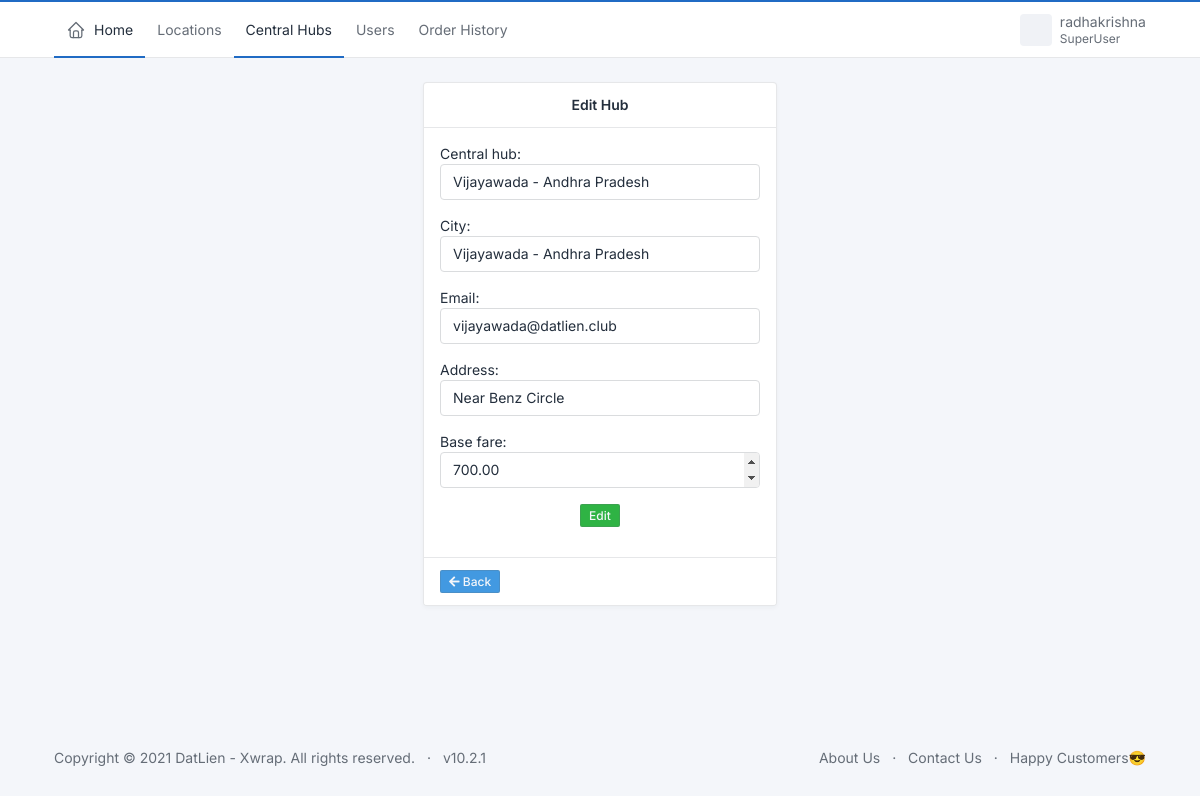
Screenshot of /datlien_admin/editHub/vijayawada (signed in) with the database file from the repository.
### datlien/models.py (models this page shows, shortened)
class Hub(RandomIDModel):
    central_hub = models.ForeignKey(CentralHub,on_delete=models.CASCADE,related_name='+')
    city = models.ForeignKey(City,on_delete=models.CASCADE,related_name='+')
    username = models.CharField(max_length=20)
    password = models.CharField(max_length=20)
    email = models.EmailField()
    address = models.CharField(max_length=100)
    base_fare = models.DecimalField(max_digits=9,decimal_places=2,default=0)
    created_on = models.DateTimeField(auto_now_add=True)
    updated_on = models.DateTimeField(auto_now=True)

class City(RandomIDModel):
    state = models.ForeignKey(State,on_delete=models.CASCADE,related_name='+')
    city = models.CharField(max_length=20)
    created_on = models.DateTimeField(auto_now_add=True)
    updated_on = models.DateTimeField(auto_now=True)
    def __str__(self):
        return f"{self.city} - {self.state}"

### datlien/views.py (the view)
# urls.py: path('editHub/<str:username>', views.editHub, name='editHub'),
@login_required(login_url="login/")
def editHub(request,username):
    if request.method == "POST":
        hub = Hub.objects.get(username=username)
        filledform = EditHubForm(request.POST,instance=hub)
        if filledform.is_valid():
            u = User.objects.get(username=username)
            filledform.save()
            return redirect('home')
        else:
            form = EditHubForm(instance=hub)
            username = request.user.get_username()
            superuser = request.user.is_superuser
            message = "Try Again"
            return render(request, "datlien/editHub.html",{
                'superuser':superuser,
                'form':form,
                'username':username,
                'message':message
            })
    else:
        hub = Hub.objects.get(username=username)
        form = EditHubForm(instance=hub)
        superuser = request.user.is_superuser
        username = request.user.get_username()
        return render(request,"datlien/editHub.html",{
            'form':form,
            'username':username,
            'superuser':superuser,
        })

### datlien/forms.py
class EditHubForm(forms.ModelForm):
    class Meta:
        model = Hub
        fields = ['central_hub','city','email','address', 'base_fare']

### datlien/models.py (called while the page is built)
    def __str__(self):
        return self.name

    def __str__(self):
        return f"{self.city.city} - {self.state}"

### datlien/templates/datlien/editHub.html (shortened to what this page needs)
{% extends "datlien/base.html" %}
{% block 'header' %}
<header class="navbar navbar-expand-md navbar-light d-print-none">
  <div class="container-xl">
    <div class="navbar-nav flex-row order-md-last">
      <div class="nav-item dropdown">
        <a href="#" class="nav-link d-flex lh-1 text-reset p-0" data-bs-toggle="dropdown" aria-label="Open user menu">
          <span class="avatar avatar-sm" style="background-image: url(../../../static/static/avatars/000m.jpg)"></span>
          <div class="d-none d-xl-block ps-2">
            <div>{{username}}</div>
            <div class="mt-1 small text-muted">{% if superuser %}SuperUser{% else %}Staff{% endif %}</div>
          </div>
        </a>
      </div>
    </div>
    <div class="collapse navbar-collapse" id="navbar-menu">
      <div class="d-flex flex-column flex-md-row flex-fill align-items-stretch align-items-md-center">
        <ul class="navbar-nav">
          <li class="nav-item active">
            <a class="nav-link" href="" >
              <span class="nav-link-icon d-md-none d-lg-inline-block">
              </span>
              <span class="nav-link-title">
                Home
              </span>
            </a>
          </li>
          {% if superuser %}
            <li class="nav-item">
              <a class="nav-link" href="{% url 'viewStates' %}">Locations</a>
            </li>
            <li class="nav-item active">
              <a class="nav-link" href="{% url 'viewCentralHubs' %}">Central Hubs</a>
            </li>
            <li class="nav-item">
              <a class="nav-link" href="{% url 'users' %}">Users</a>
            </li>
            <li class="nav-item">
              <a class="nav-link" href="{% url 'orders_history' %}">Order History</a>
            </li>
          {% endif %}
        </ul>
      </div>
    </div>
  </div>
</header>
{% endblock %}
{% block 'body' %}
{% load widget_tweaks %}
<div class="m-2">
    <div class="d-flex flex-column mt-3 mb-3">
        <div class="d-flex justify-content-sm-center">
            <div class="card text-dark col-md-auto">
                <h4 class="card-header d-flex justify-content-sm-center">
                    Edit Hub
                </h4>
                <div class="card-body d-flex flex-column justify-content-sm-center">
                    <div class="d-flex">
                        <form method="POST" novalidate>
                            {% for field in form %}
                            <div class="mb-3 row form-group {%if field.errors %}alert alert-danger{%endif%}">
                                {{ field.label_tag }}
                                <div>
                                    {% render_field field class="form-control" %}
                                </div>
                            </div>
                            {% endfor %}
                            <div class="text-center">
                                <button type="submit" class="btn btn-success btn-sm">Edit</button>
                            </div>
                        </form>
                    </div>
                </div>
                <div class="card-footer">
                  <a class="btn btn-info btn-sm" href="{% url 'home'%}"> <i class="fa fa-arrow-left"></i>&nbsp;Back </a>
                </div>
            </div>
        </div>
    </div>
</div>
{% endblock %}

### rows the page displays
Hub: central_hub "Vijayawada - Andhra Pradesh" "vijayawada@datlien.club" "Near Benz Circle" "700.00"
City: city "Vijayawada - Andhra Pradesh"

### other values shown
{{ username }} "radhakrishna"
{{ field.label_tag }} "Central hub:" "City:" "Email:" "Address:" "Base fare:"
